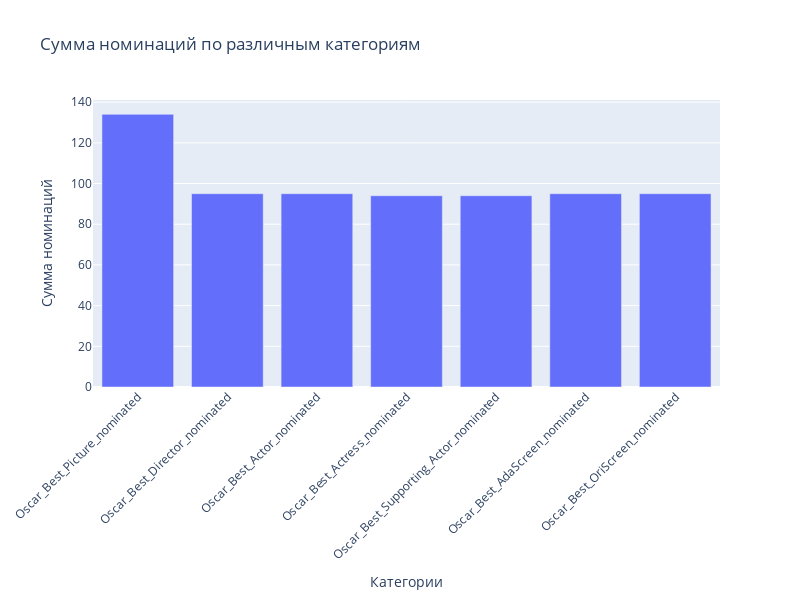

Source (notebook cell):
### Code cell
selected_columns = ['Oscar_Best_Picture_nominated', 'Oscar_Best_Director_nominated', 'Oscar_Best_Actor_nominated', 'Oscar_Best_Actress_nominated', 'Oscar_Best_Supporting_Actor_nominated', 'Oscar_Best_AdaScreen_nominated', 'Oscar_Best_OriScreen_nominated']
sum_values = df_work[selected_columns].sum()

fig = go.Figure(data=[go.Bar(x=sum_values.index, y=sum_values.values)])

fig.update_layout(title='Сумма номинаций по различным категориям',
                   xaxis_title='Категории',
                   yaxis_title='Сумма номинаций',
                   xaxis_tickangle=-45,  
                   width=800, height=600)

### Figure 1 — Plotly figure (JSON) as saved in the notebook; plotly's stock layout.template omitted (floating-point values rounded to 4 significant figures)
{"data": [{"type": "bar", "x": ["Oscar_Best_Picture_nominated", "Oscar_Best_Director_nominated", "Oscar_Best_Actor_nominated", "Oscar_Best_Actress_nominated", "Oscar_Best_Supporting_Actor_nominated", "Oscar_Best_AdaScreen_nominated", "Oscar_Best_OriScreen_nominated"], "y": [134, 95, 95, 94, 94, 95, 95]}], "layout": {"height": 600, "title": {"text": "Сумма номинаций по различным категориям"}, "width": 800, "xaxis": {"tickangle": -45, "title": {"text": "Категории"}}, "yaxis": {"title": {"text": "Сумма номинаций"}}}}
